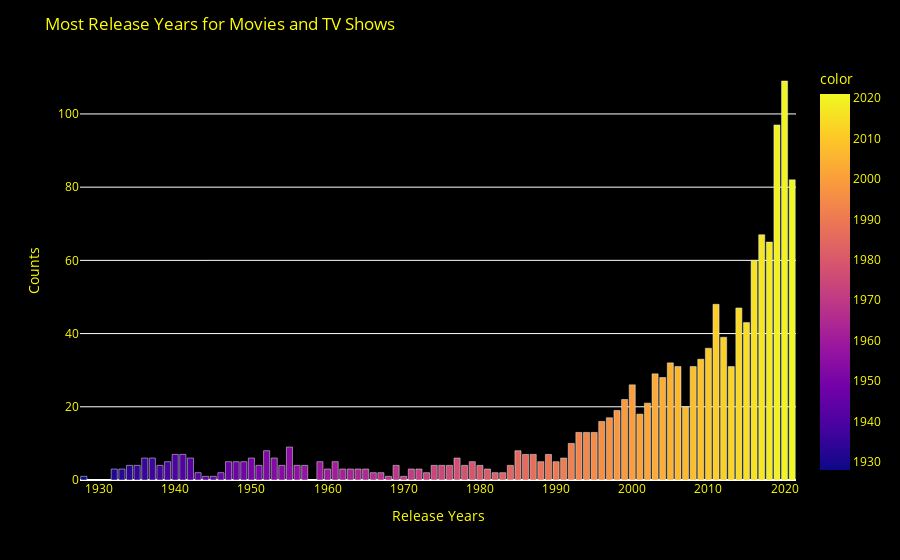

Notebook source saved alongside this figure:
### Code cell
# Most Release Years for Movies and TV Shows
fig = px.bar(x=df["release_year"].value_counts().index,
             y=df["release_year"].value_counts().values,
             color=df["release_year"].value_counts().index)
##
fig.update_layout(
    title={
        'text': "Most Release Years for Movies and TV Shows",
        'font': {'color': 'yellow'}
    },
    
    xaxis_title={
        'text': "Release Years",
        'font': {'color': 'yellow'}
    },
    
    yaxis_title={
        'text': "Counts",
        'font': {'color':'yellow'}
    },
    
    plot_bgcolor='rgba(0,0,0,0)',
    paper_bgcolor='black',
    font=dict(color='yellow')
)


fig.show()

### Figure 1 — Plotly figure (JSON) as saved in the notebook; plotly's stock layout.template omitted (floating-point values rounded to 4 significant figures)
{"data": [{"alignmentgroup": "True", "hovertemplate": "x=%{x}<br>y=%{y}<br>color=%{marker.color}<extra></extra>", "legendgroup": "", "marker": {"color": [2020, 2019, 2021, 2017, 2018, 2016, 2011, 2014, 2015, 2012, 2010, 2009, 2005, 2008, 2013, 2006, 2003, 2004, 2000, 1999, 2002, 2007, 1998, 2001, 1997, 1996, 1995, 1994, 1993, 1992, 1955, 1985, 1952, 1986, 1989, 1940, 1941, 1987, 1937, 1942, 1991, 1953, 1950, 1977, 1936, 1947, 1939, 1979, 1988, 1961, 1949, 1948, 1990, 1959, 1951, 1980, 1934, 1956, 1969, 1974, 1938, 1976, 1984, 1978, 1957, 1935, 1954, 1975, 1981, 1971, 1933, 1963, 1965, 1972, 1932, 1960, 1964, 1962, 1943, 1946, 1966, 1983, 1973, 1982, 1967, 1928, 1970, 1944, 1945, 1968], "coloraxis": "coloraxis", "pattern": {"shape": ""}}, "name": "", "offsetgroup": "", "orientation": "v", "showlegend": false, "textposition": "auto", "type": "bar", "x": [2020, 2019, 2021, 2017, 2018, 2016, 2011, 2014, 2015, 2012, 2010, 2009, 2005, 2008, 2013, 2006, 2003, 2004, 2000, 1999, 2002, 2007, 1998, 2001, 1997, 1996, 1995, 1994, 1993, 1992, 1955, 1985, 1952, 1986, 1989, 1940, 1941, 1987, 1937, 1942, 1991, 1953, 1950, 1977, 1936, 1947, 1939, 1979, 1988, 1961, 1949, 1948, 1990, 1959, 1951, 1980, 1934, 1956, 1969, 1974, 1938, 1976, 1984, 1978, 1957, 1935, 1954, 1975, 1981, 1971, 1933, 1963, 1965, 1972, 1932, 1960, 1964, 1962, 1943, 1946, 1966, 1983, 1973, 1982, 1967, 1928, 1970, 1944, 1945, 1968], "xaxis": "x", "y": [109, 97, 82, 67, 65, 60, 48, 47, 43, 39, 36, 33, 32, 31, 31, 31, 29, 28, 26, 22, 21, 20, 19, 18, 17, 16, 13, 13, 13, 10, 9, 8, 8, 7, 7, 7, 7, 7, 6, 6, 6, 6, 6, 6, 6, 5, 5, 5, 5, 5, 5, 5, 5, 5, 4, 4, 4, 4, 4, 4, 4, 4, 4, 4, 4, 4, 4, 4, 3, 3, 3, 3, 3, 3, 3, 3, 3, 3, 2, 2, 2, 2, 2, 2, 2, 1, 1, 1, 1, 1], "yaxis": "y"}], "layout": {"barmode": "relative", "coloraxis": {"colorbar": {"title": {"text": "color"}}, "colorscale": [[0, "#0d0887"], [0.1111, "#46039f"], [0.2222, "#7201a8"], [0.3333, "#9c179e"], [0.4444, "#bd3786"], [0.5556, "#d8576b"], [0.6667, "#ed7953"], [0.7778, "#fb9f3a"], [0.8889, "#fdca26"], [1, "#f0f921"]]}, "font": {"color": "yellow"}, "legend": {"tracegroupgap": 0}, "margin": {"t": 60}, "paper_bgcolor": "black", "plot_bgcolor": "rgba(0,0,0,0)", "title": {"font": {"color": "yellow"}, "text": "Most Release Years for Movies and TV Shows"}, "xaxis": {"anchor": "y", "domain": [0, 1], "title": {"font": {"color": "yellow"}, "text": "Release Years"}}, "yaxis": {"anchor": "x", "domain": [0, 1], "title": {"font": {"color": "yellow"}, "text": "Counts"}}}}
